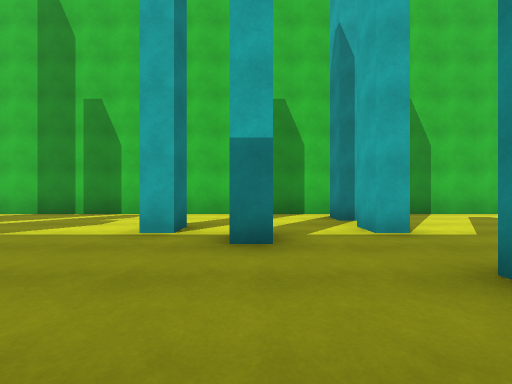
view 1 (above)

13 first-person views from a walk through a scene from a Unity 3-D project. The camera is 1.2 m above the floor, looks level and sees 90° across. The floor is counted in squares, 2 m on a side. Each view is taken from the middle of a square. On the plan, view 1 faces up. The plan holds only what a view shows up to about 9 squares ahead; the rest is blank. The place goes on beyond the plan. The player is left out.

view 2
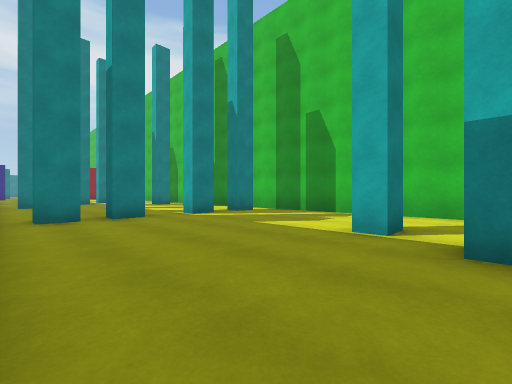

view 3
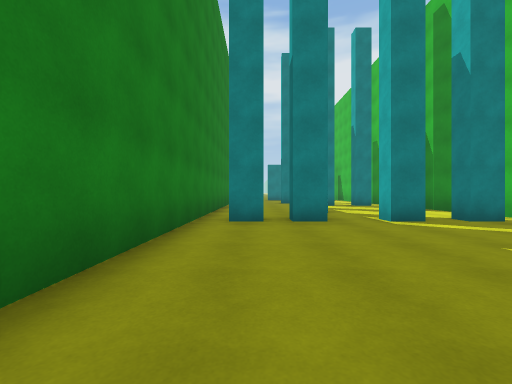

view 4
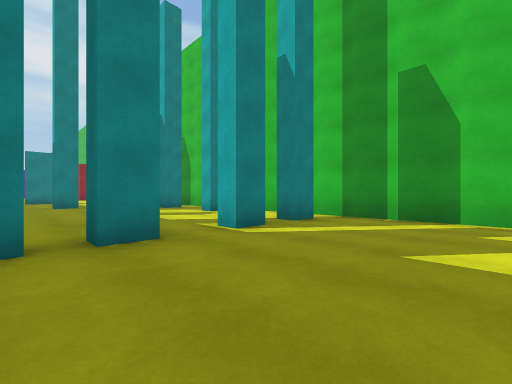

view 5
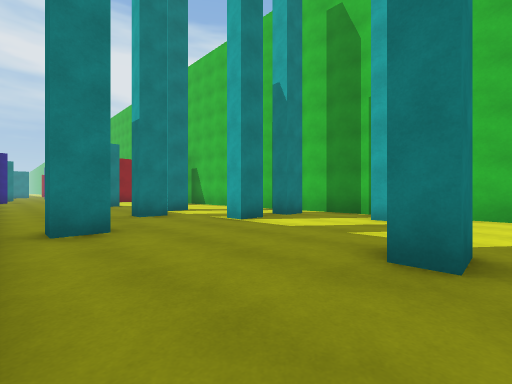

view 6
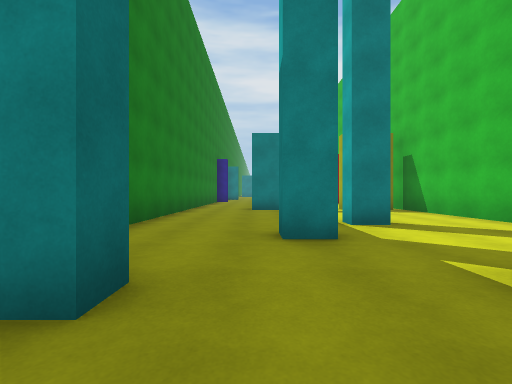

view 7
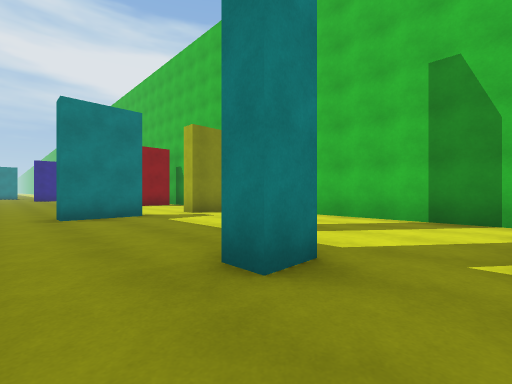

view 8
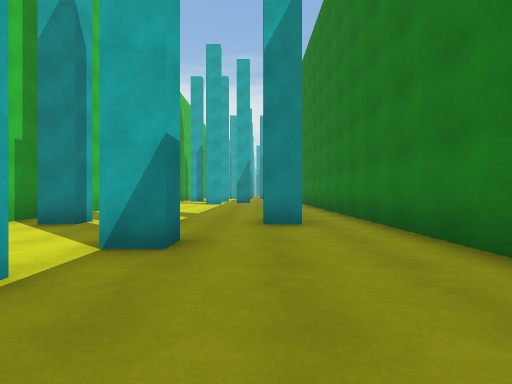

view 9
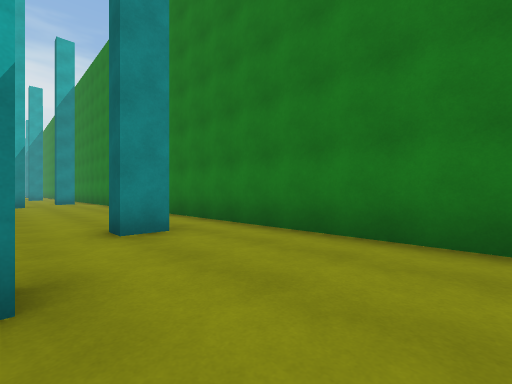

view 10
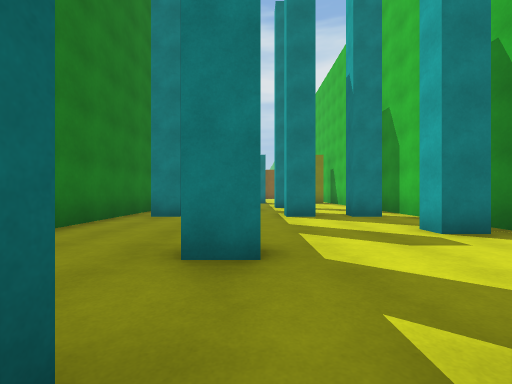

view 11
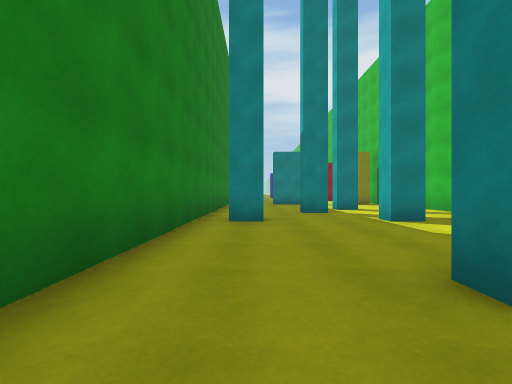

view 12
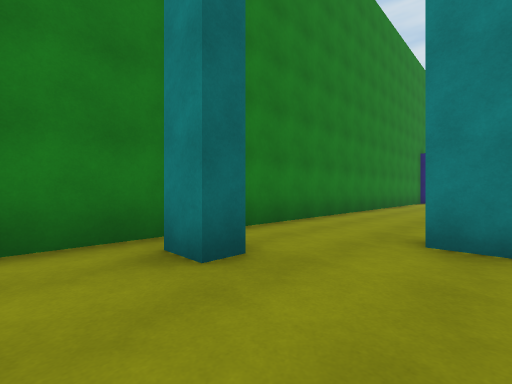

view 13
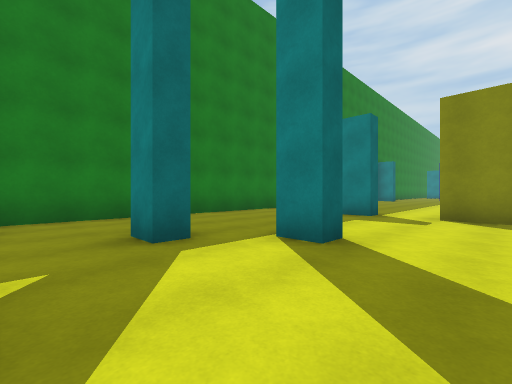

### Floor plan
Points are (right, up) in squares from view 1. A wall is a line through its corners. A room is listed if a view was taken in it or the views show most of it. See-through windows are left out.
Room 1 (views 1, 2, 3, 4, 5, 6, 7, 8, 9, 10, 11, 12, 13)
walls: (-6.2, 2.5) (-6.2, 1.8) (-6.8, 1.8); (-8.3, 3.1) (-8.3, 2.3) (-8.9, 2.3); (-6.2, 4.5) (-6.2, 3.7) (-6.8, 3.7); (-6.2, 1.2) (-6.2, 0.4); (-6.2, 6.1) (-6.2, 5.4) (-6.8, 5.4); (-9.6, 6.4) (-9.6, 5.7) (-10.2, 5.7); (-12.2, 4.5) (-12.2, 3.7) (-12.8, 3.7); (-1.2, 4.5) (-1.2, 3.7) (-1.8, 3.7); (-12.2, 6.1) (-12.2, 5.4) (-12.8, 5.4); (-12.8, 1.2) (-12.2, 1.2) (-12.2, 0.5) (-12.8, 0.5); (0.2, 2.9) (-0.3, 2.9) (-0.3, 3.8); (-14.9, 3) (-14.3, 3) (-14.3, 2.3) (-14.8, 2.3); (1.8, 1.1) (1.8, 1.8) (2.2, 1.8); (2.2, 3.7) (1.8, 3.7) (1.8, 4.5); (-16.2, 4.4) (-15.7, 4.4) (-15.7, 3.7) (-16.1, 3.7); (2.2, 5.4) (1.8, 5.4) (1.8, 6.1); (-19.5, 6.6) (-19.5, 4.9) (-20, 4.9); (-20, 3.5) (-19.5, 3.5) (-19.5, 1.8) (-20, 1.8); (-20.5, -0.3) (6, -0.3); (6.5, 7) (-20, 7)

Where each view was taken, in squares from view 1:
view 1: 0 up, 0 right, facing up
view 2: 0 up, 0 right, facing up-left
view 3: 1 up, 1 left, facing left
view 4: 1 up, 3 left, facing up-left
view 5: 0 up, 8 left, facing up-left
view 6: 2 up, 11 left, facing left
view 7: 1 up, 13 left, facing up-left
view 8: 2 up, 3 left, facing right
view 9: 3 up, 2 left, facing down-right
view 10: 3 up, 6 left, facing left
view 11: 1 up, 7 left, facing left
view 12: 3 up, 11 left, facing down-left
view 13: 6 up, 13 left, facing down-left
